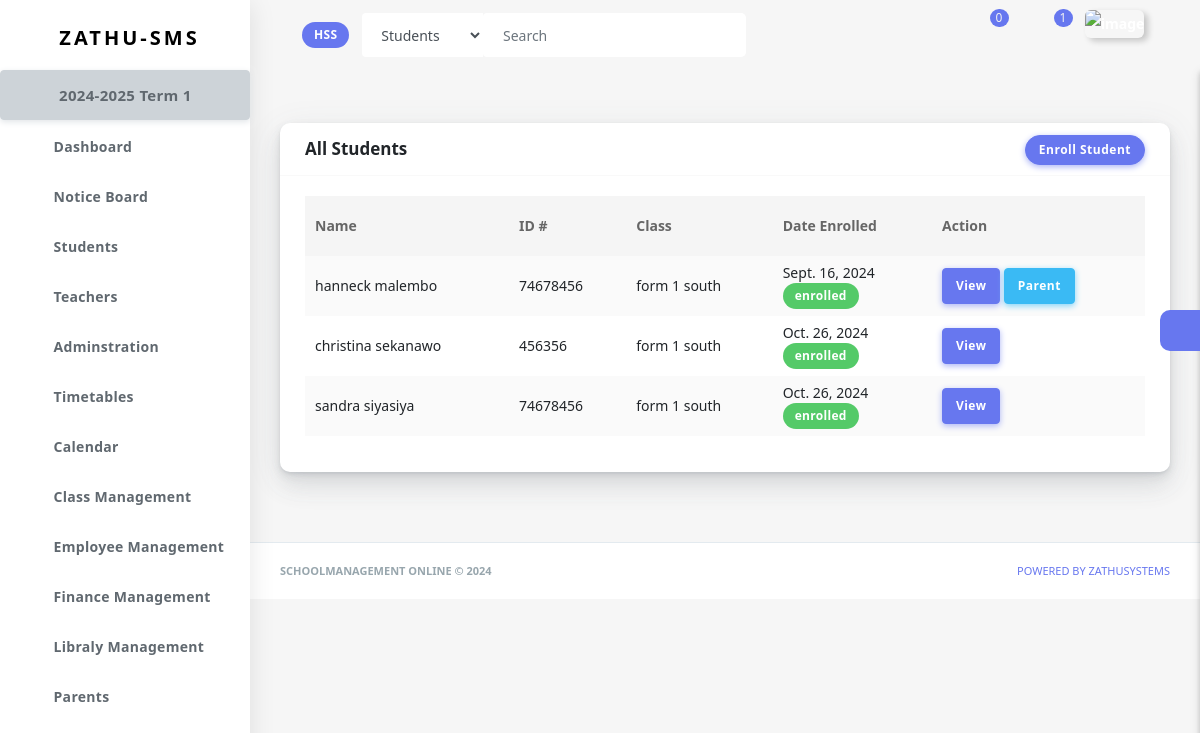
Page /students-mangement/students-40b1d377-6656-44b4-9429-142e877d579a/ (signed in) on the committed database.
### schooladminstration/models.py (models this page shows)
class Institution(models.Model):
    institution_name=models.CharField(max_length=50)
    id=models.CharField(primary_key=True, max_length=100, blank=True, unique=True, default=uuid.uuid4)
    user=models.ForeignKey(get_user_model(), on_delete=models.CASCADE, related_name='institution', blank=True, null=True, default=None)
    name_of_head=models.CharField(max_length=50, null=True, blank=True, default=None)
    name_of_principal=models.CharField(max_length=50, null=True, blank=True, default=None)
    name_of_registrar=models.CharField(max_length=50, null=True, blank=True, default=None)
    phone=models.CharField(max_length=50, null=True, blank=True)
    country=models.CharField(max_length=50, null=True, blank=True)
    city=models.CharField(max_length=50, null=True, blank=True)
    tried_subscription=models.BooleanField(default=False)
    created_at = models.DateTimeField(default=timezone.now, null=True, blank=True)
    edu=(
        ('primary education', 'Primary Education'),
        ('secondary education', 'Secondary Education'),
        ('tertialy education', 'Tertiary Education'),
    )
    edu_offer=models.CharField(max_length=20, choices=edu)
    def __str__(self):
        return self.institution_name

### school_calendar/models.py (models this page shows)
class AcademicYear(models.Model):
    institution=models.ForeignKey(Institution, on_delete=models.CASCADE, related_name='academic_year')
    year=models.CharField(max_length=9, help_text='e.g 2024-2025')
    start_date=models.DateField(help_text='starting date of this academic year')
    end_date=models.DateField(help_text='ending date of this academic year')
    date=models.DateField(auto_now_add=True)
    closed=models.BooleanField(default=False)
    def __str__(self):
        return f'{self.year}'

class Term(models.Model):
    institution=models.ForeignKey(Institution, on_delete=models.CASCADE, related_name='terms')
    academic_year=models.ForeignKey(AcademicYear, on_delete=models.CASCADE, related_name='terms')
    title=models.CharField(max_length=50, help_text='e.g Term 1/Semister 2')
    start_date=models.DateField(help_text='starting date of this term/semister')
    end_date=models.DateField(help_text='ending date of this Term/Semister')
    date=models.DateField(auto_now_add=True)
    closed=models.BooleanField(default=False)
    def __str__(self):
        return f'{self.title}'

### student/models.py (models this page shows, shortened)
class Student(models.Model):
    u=get_user_model()
    user=models.ForeignKey(u, on_delete=models.CASCADE, related_name='student_profile', blank=True, null=True, default=None)
    school=models.ForeignKey(Institution, on_delete=models.CASCADE, related_name='students')
    first_name=models.CharField(max_length=30)
    last_name=models.CharField(max_length=30)
    phone=models.IntegerField(null=True, blank=True, default=None)
    address=models.CharField(max_length=100, null=True, blank=True, default=None)
    id_number=models.IntegerField(default=None)
    sex=(
        ('male', 'Male'),
        ('female', 'Female')
    )
    gender=models.CharField(max_length=10, choices=sex)
    created_at=models.DateTimeField(auto_now_add=True)

class Enrollment(models.Model):
    student=models.ForeignKey(Student, on_delete=models.CASCADE, related_name='enrollement')
    department=models.ForeignKey(Department, on_delete=models.CASCADE, related_name='enrollement')
    courses=models.ManyToManyField(Course, related_name='enrollement', blank=True, default=False)
    subjects=models.ManyToManyField(Subject, related_name='enrollement', blank=True, default=False)
    school=models.ForeignKey(Institution, on_delete=models.CASCADE, related_name='enrollement')
    start_date=models.DateField()
    s=(
        ('enrolled', 'Enrolled'),
        ('dropped', 'Dropped'),
        ('completed', 'Completed')
    )
    status=models.CharField(max_length=10, choices=s, default='enrolled')

### classroom/models.py (models this page shows, shortened)
class ClassRoom(models.Model):
    school=models.ForeignKey(Institution, on_delete=models.CASCADE, related_name='classes')
    class_name=models.CharField(max_length=20)
    students=models.ManyToManyField(Student, related_name='class_students', blank=True, default=None)
    teacher_assigned=models.ForeignKey(Instructor, on_delete=models.DO_NOTHING, related_name='assigned_class', null=True, blank=True, default=False)
    date_created=models.DateTimeField(auto_now_add=True)
    class Meta:
        ordering=['class_name']
        unique_together=['teacher_assigned', 'school']

### student/views.py (the view, shortened to what this page needs)
# urls.py: path('students-mangement/', include('student.urls')),
@login_required
def students(request, school_id):
    if is_approved_account(request)==False: return redirect('main:un_approved', school_id)
    institution=get_institution(request, school_id)
    form=StudentForm()
    enform=EnrollmentForm()
    fee_categories=FeeCategory.objects.filter(school=institution)
    students=Student.objects.filter(school=institution)
    clases=ClassRoom.objects.filter(school=institution)
    cont={
        'students':students,
        'form':form,
        'form2':enform,
        'classes':clases,
        'fee_categories':fee_categories,
        'school_id':school_id,
        'institution':institution
    }
    if is_admin(request) == False: return redirect('main:un_authorised', school_id)
    return render(request, 'templates/student/students.html', cont)

### student/forms.py
class StudentForm(forms.ModelForm):
    class Meta:
        model = Student
        fields = (
        'first_name',
        'last_name',
        'gender',
        'phone',
        'id_number',
        'address',
        )
    def __init__(self, *args, **kwargs):
        super(StudentForm, self).__init__(*args, **kwargs)
        self.fields['first_name'].widget.attrs.update({'class':'form-control'})
        self.fields['last_name'].widget.attrs.update({'class':'form-control'})
        self.fields['gender'].widget.attrs.update({'class':'form-control select2'})
        self.fields['id_number'].widget.attrs.update({'class':'form-control'})
        self.fields['address'].widget.attrs.update({'class':'form-control'})
        self.fields['phone'].widget.attrs.update({'class':'form-control'})

class EnrollmentForm(forms.ModelForm):
    start_date = forms.DateField(
        label='Enrollment Date',
        required=True,
        widget=forms.TextInput(
            attrs={
                'class':'form-control',
                'type':'date'
            }
        )
    )
    class Meta:
        model = Enrollment
        fields = (
        'department',
        'courses',
        'subjects',
        'start_date',
        'status',
        )
    def __init__(self, *args, **kwargs):
        super(EnrollmentForm, self).__init__(*args, **kwargs)
        self.fields['department'].widget.attrs.update({'class':'form-control select2'})
        self.fields['courses'].widget.attrs.update({'class':'form-control select2', 'multiple':''})
        self.fields['subjects'].widget.attrs.update({'class':'form-control select2', 'multiple':'', 'style':'width 100%'})
        self.fields['status'].widget.attrs.update({'class':'form-control select2'})

### chatapp/context_processors.py (called while the page is built)
def chat_global_data(request):
    chats=None
    if request.user.is_authenticated:
        chats=Chat.objects.filter(users=(request.user)).order_by('-udated_at')
        counter_chats=Chat.objects.filter(users=(request.user)).order_by('-udated_at')[:6]
        counter=0
        for chat in counter_chats:
            messages=chat.chat_messages.filter(receiver=request.user, seen=False)
            if messages:
                counter+=1
                continue
        return {'counter_chats':counter_chats, 'chats': chats, 'counter':counter}
    return {'mkkk': chats}

### chatapp/models.py (called while the page is built)
    def unseen_msgs(self):
        msgs=self.chat_messages.filter(seen=False)
        if msgs:
            return msgs.last()
        return None

### templates/templates/student/students.html (shortened to what this page needs)
{% extends 'templates/main/base.html' %}
{% block content %}
<section class="section">
<div class="section-body">
<div class="row">
    <div class="col-12">
      <div class="card">
        <div class="card-header">
            <h4 class="d-inline">All Students</h4>
            <div class="card-header-action">
              <a class="btn btn-primary" href="{% url 'student:student_form' school_id %}">
                Enroll Student
              </a>
            </div>
        </div>
        <div class="card-body">
          <div class="table-responsive">
            <table class="table table-striped table-hover" id="tableExport" style="width:100%;">
              <thead>
                <tr>
                  <th>Name</th>
                  <th>ID #</th>
                  <th>Class</th>
                  <th>Date Enrolled</th>
                  <th>Action</th>
                </tr>
              </thead>
              <tbody>
                {% for student in students %}
                <tr>
                  <td>{{student.first_name}} {{student.last_name}}</td>
                  <td>{{student.id_number}}</td>
                  <td>
                    {% for n in student.class_students.all %}
                    {{n.class_name}}</td>
                    {% endfor %}
                  <td>
                    {% for n in student.enrollement.all %}
                      {{n.start_date}} <br>
                      <span class="badge badge-success badge-rounded">{{n.status}}</span>
                    {% endfor %}
                  </td>
                  <td>
                    <a href="{% url 'student:student' student.id school_id %}" class="btn btn-primary">View</a>
                    {% if student.parent_access.all %}
                      {% if student.parent_access.first.approved %}
                        <a href="{% url 'school_admin:parent' student.parent_access.first.parent.id school_id %}" class="btn btn-info">Parent</a></td>
                      {% endif %}
                    {% endif %}
                </tr>
                {% endfor %}
              </tbody>
            </table>
          </div>
        </div>
      </div>
    </div>
  </div>
</div>
</section>
{% endblock %}

### templates/templates/main/header.html (shortened to what this page needs)
{% load static %}
{% load timeago_filters %}
{% load custom_filter %}
   <div class="navbar-bg"></div>
      <nav class="navbar navbar-expand-lg main-navbar sticky">
        <div class="form-inline mr-auto">
          <ul class="navbar-nav mr-3">
            <li><a href="#" data-toggle="sidebar" class="nav-link nav-link-lg
									collapse-btn"> </a></li>
            <li><a href="{% url 'accounts:school_p' %}" class="nav-link nav-link-lg">
                <span class="badge badge-primary"><span class="text-white">{{institution|first_letters}}</span> </span>
              </a></li>
            <li>
              <form class="form-inline mr-auto" action="{% url 'search:search' school_id %}">
                <div class="search-element">
                  <select class="form-control" name="category" id="">
                    <option value="students">Students</option>
                  </select>
                  <input class="form-control" type="search" {% if q %} value="{{q}}" {% endif %} name="q" placeholder="Search" aria-label="Search" data-width="200">
                  <button class="btn" type="submit">
                    <i class="fas fa-search"></i>
                  </button>
                </div>
              </form>
            </li>
          </ul>
        </div>
        <ul class="navbar-nav navbar-right">
          <li class="dropdown dropdown-list-toggle"><a href="#" data-toggle="dropdown"
              class="nav-link nav-link-lg message-toggle">
              <span class="badge headerBadge1">
                {{counter}} </span> </a>
          </li>
          <li class="dropdown dropdown-list-toggle">
            <a href="#" data-toggle="dropdown"
              class="nav-link nav-link-lg notification-toggle message-toggle">
              <i data-feather="bell" class="bell"></i>
              <span class="badge headerBadge1">
                {{n_counter}}
              </span>
            </a>
          </li>
          <li class="dropdown"><a href="#" data-toggle="dropdown"
              class="nav-link dropdown-toggle nav-link-lg nav-link-user"> <img alt="image" src="{% static 'assets/img/user.png' %}"
                class="user-img-radious-style"> </a>
          </li>
          <li class="dropdown">
            <a href="#" data-toggle="dropdown"
            class="nav-link dropdown-toggle nav-link-lg nav-link-user">
          </a>
        </li>
        </ul>
      </nav>

### templates/templates/main/sidebar.html (shortened to what this page needs)
{% load static %}
<div class="main-sidebar sidebar-style-2">
        <aside id="sidebar-wrapper">
          <div class="sidebar-brand">
            <a href=""> <img alt="" src="{% static 'assets/img/logo.png' %}" class="header-logo" /> <span
                class="logo-name">Zathu-SMS</span>
            </a>
          </div>
          <ul class="sidebar-menu">
            <li class="dropdown">
              <a href="{% url 'school_calendar:calendar_list' school_id %}" style="font-size: 15px; font-weight: 70px;" class="btn btn-secondary"> {{institution.academic_year.last}} {{institution.academic_year.last.terms.last|title}} </a>
            </li>
            <li class="dropdown">
              <a href="{% url 'main:dashboard' school_id %}" class="nav-link"><span>Dashboard</span></a>
            </li>
            <li class="dropdown">
              <a href="{% url 'main:notice_board' school_id %}" class="nav-link"><span>Notice Board</span></a>
            </li>
            <li class="dropdown">
              <a href="{% url 'student:students' school_id %}" class="nav-link"><span>Students</span></a>
            </li>
            <li class="dropdown">
              <a href="{% url 'teacher:teachers' school_id %}" class="nav-link"><span>Teachers</span></a>
            </li>
            <li class="dropdown">
              <a href="#" class="menu-toggle nav-link has-dropdown"><span>Adminstration</span></a>
            </li>
            <li class="dropdown">
              <a href="#" class="menu-toggle nav-link has-dropdown"><span>Timetables</span></a>
            </li>
            <li class="dropdown">
              <a href="#" class="menu-toggle nav-link has-dropdown"><span>Calendar</span></a>
            </li>
            <li class="dropdown">
              <a href="#" class="menu-toggle nav-link has-dropdown"><span>Class Management</span></a>
            </li>
            <li class="dropdown">
              <a href="#" class="menu-toggle nav-link has-dropdown"><span>Employee Management</span></a>
            </li>
            <li class="dropdown">
              <a href="#" class="menu-toggle nav-link has-dropdown"><span>Finance Management</span></a>
            </li>
            <li class="dropdown">
              <a href="#" class="menu-toggle nav-link has-dropdown"><span>Libraly Management</span></a>
            </li>
            <li class="dropdown">
              <a href="{% url 'school_admin:parents' school_id %}" class="nav-link"><span>Parents</span></a>
            </li>
           <br><br><br>
          </ul>
        </aside>
      </div>

### rows in the picture
Institution: institution_name "HSS", academic_year.last "2024-2025", academic_year.last.terms.last "Term 1"
Student: first_name "hanneck", last_name "malembo", id_number "74678456", shows "Parent"
ClassRoom: class_name "form 1 south"
Enrollment: start_date "Sept. 16, 2024", status "enrolled"
Student: first_name "christina", last_name "sekanawo", id_number "456356"
Enrollment: start_date "Oct. 26, 2024", status "enrolled"
Student: first_name "sandra", last_name "siyasiya", id_number "74678456"
Enrollment: start_date "Oct. 26, 2024", status "enrolled"

### other values in the picture
{{ counter }} "0"
{{ n_counter }} "1"
